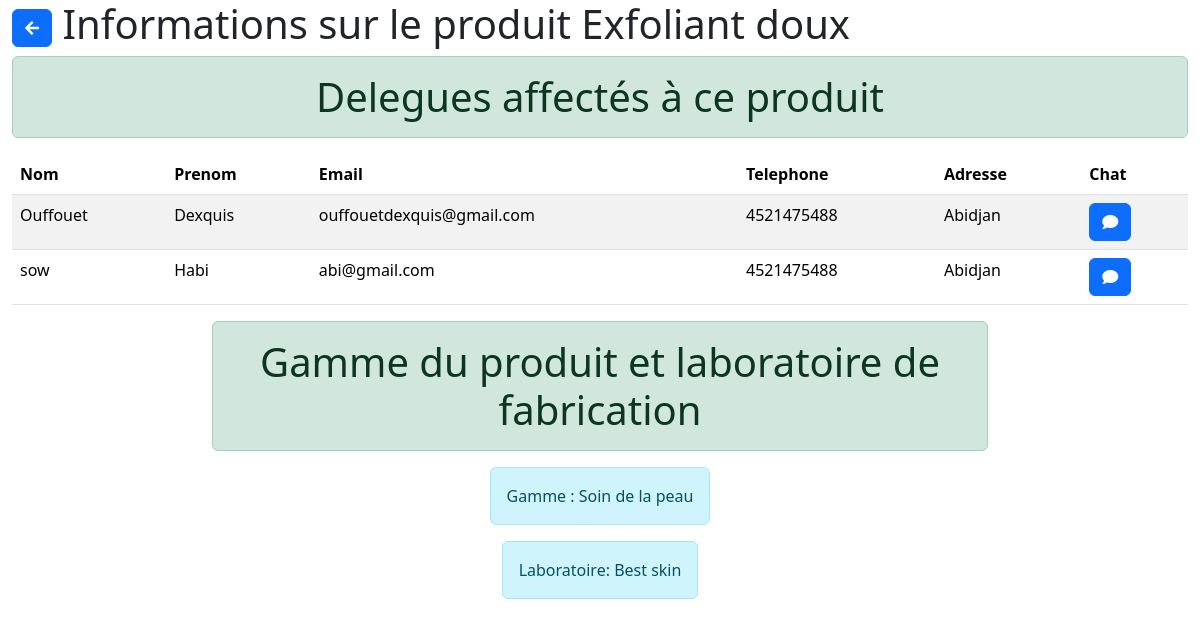
/admin/infoProd.php?prod=5&nom=Exfoliant doux (signed in), run on the app's committed database.
### tables this page shows
CREATE TABLE IF NOT EXISTS `delegue` (
  `id_delegue` int(11) NOT NULL AUTO_INCREMENT,
  `matDelegue` varchar(255) NOT NULL,
  `nom` varchar(50) NOT NULL,
  `prenom` varchar(50) NOT NULL,
  `adresse` varchar(255) NOT NULL,
  `email` varchar(255) NOT NULL,
  `photo` varchar(255) DEFAULT 'no_file.png',
  `telephone` varchar(50) DEFAULT NULL,
  `fonction` varchar(50) DEFAULT NULL,
  `badge` varchar(255) DEFAULT 'déconnecté',
  `date_entree` date DEFAULT current_timestamp(),
  `date_depart` date DEFAULT NULL,
  `badge_consort` varchar(255) NOT NULL DEFAULT 'badge_delegue.png',
  PRIMARY KEY (`id_delegue`,`matDelegue`)
);

CREATE TABLE IF NOT EXISTS `gamme_produit` (
  `id_gamme` int(11) NOT NULL AUTO_INCREMENT,
  `categorie` varchar(50) NOT NULL,
  `id_laboratoire` int(11) NOT NULL,
  PRIMARY KEY (`id_gamme`),
  KEY `id_laboratoire` (`id_laboratoire`)
);

CREATE TABLE IF NOT EXISTS `laboratoire` (
  `id_laboratoire` int(11) NOT NULL AUTO_INCREMENT,
  `nom` varchar(50) NOT NULL,
  `adresse` varchar(255) NOT NULL,
  `pays` varchar(50) NOT NULL,
  `etat` varchar(255) NOT NULL DEFAULT 'fonctionnel',
  PRIMARY KEY (`id_laboratoire`)
);

### admin/infoProd.php (the view, shortened to what this page needs)
<?php
$prod = $_GET['prod'];
$nom = $_GET['nom'];
include_once '../includes/db.connect.php';
$sql = "SELECT * FROM delegue WHERE id_delegue IN (SELECT id_delegue FROM delegue_zone_produit WHERE id_produit = ?)";
$stmt = $db->prepare($sql);
$stmt->bindParam(1, $prod);
$stmt->execute();
$delegue = $stmt->fetchAll(PDO::FETCH_ASSOC);
$sql = "SELECT * FROM gamme_produit WHERE id_gamme IN (SELECT id_gamme FROM produit WHERE id_produit = ?)";
$stmt = $db->prepare($sql);
$stmt->bindParam(1, $prod);
$stmt->execute();
$gamme = $stmt->fetchAll(PDO::FETCH_ASSOC);
$sql = "SELECT * FROM laboratoire WHERE id_laboratoire IN (SELECT id_laboratoire FROM gamme_produit WHERE id_gamme IN (SELECT id_gamme FROM produit WHERE id_produit = ?))";
$stmt = $db->prepare($sql);
$stmt->bindParam(1, $prod);
$stmt->execute();
$laboratoire = $stmt->fetchAll(PDO::FETCH_ASSOC);
?>
<!DOCTYPE html>
<html lang="en">
<head>
    <link rel="stylesheet" href="../node_modules/bootstrap/dist/css/bootstrap.min.css">
    <link rel="stylesheet" href="https://cdnjs.cloudflare.com/ajax/libs/font-awesome/5.15.3/css/all.min.css">
</head>
<body>
    <div class="container-fluid">
        <header>
            <h1>
                <a href="index.php" class="btn btn-primary"><i class="fas fa-arrow-left"></i></a>
                <span class="text-center">Informations sur le produit <?php echo $nom; ?></span>
            </h1>
        </header>
        <?php
        if (isset($message) && !empty($message)) {
            echo $message;
        } else {
            if (isset($message_delegue) && !empty($message_delegue)) {
                echo $message_delegue;
            } else {
                echo "<marque scrollamount='10' behavior='scroll' direction='left'><h1 class='text-center alert alert-success'>Delegues affectés à ce produit</h1></marque>";
                echo "<table class='table table-striped table-hover'>";
                echo "<thead>";
                echo "<tr>";
                echo "<th scope='col'>Nom</th>";
                echo "<th scope='col'>Prenom</th>";
                echo "<th scope='col'>Email</th>";
                echo "<th scope='col'>Telephone</th>";
                echo "<th scope='col'>Adresse</th>";
                echo "<th scope='col'>Chat</th>";
                echo "</tr>";
                echo "</thead>";
                echo "<tbody>";
                foreach ($delegue as $row) {
                    echo "<tr>";
                    echo "<td>" . $row['nom'] . "</td>";
                    echo "<td>" . $row['prenom'] . "</td>";
                    echo "<td>" . $row['email'] . "</td>";
                    echo "<td>" . $row['telephone'] . "</td>";
                    echo "<td>" . $row['adresse'] . "</td>";
                    echo "<td><a href='chatbox.php?chat=" . $row['id_delegue'] . "' class='btn btn-primary'><i class='fas fa-comment'></i></a></td>";
                    echo "</tr>";
                }
            }
            echo "</tbody>";
            echo "</table>";
            echo "<div class='container container-gamme'>";
            echo "<marque scrollamount='10' behavior='scroll' direction='left'><h1 class='text-center alert alert-success'>Gamme du produit et laboratoire de fabrication</h1></marque>";
            foreach ($gamme as $row) {
                echo "<p class='text-center alert alert-info'>Gamme : " . $row['categorie'] . "</p>";
            }
            foreach ($laboratoire as $row) {
                echo "<p class='text-center alert alert-info'>Laboratoire: " . $row['nom'] . "</p>";
            }
            echo "</div>";
        }
        ?>
    </div>
</body>
</html>

### admin/infoProd.php (style rules this page uses)
.container-gamme { display: flex; flex-direction: column; justify-content: center; align-items: center; max-width: 800px; margin: 0 auto; }
.container-gamme h1 { text-align: center; }
p, h1, table { animation: 2s ease-in-out 0s 1 slideInFromLeft; }

### data on the page
delegue: nom "Ouffouet", prenom "Dexquis", email "ouffouetdexquis@gmail.com", telephone "4521475488", adresse "Abidjan"
delegue: nom "sow", prenom "Habi", email "abi@gmail.com", telephone "4521475488", adresse "Abidjan"
gamme_produit: categorie "Soin de la peau"
laboratoire: nom "Best skin"
